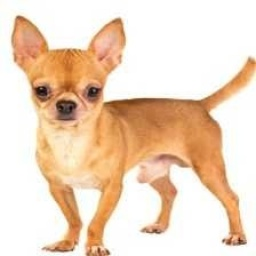
#> input picture 03_MLP/dataset/chihuahua/img1.jpg, 256 x 256 px; its folder holds only this picture in this run
$ python train_dog_classifier.py
#> lines starting #> are read from the running program, lines starting #| are printed output that depends on the picture
from pathlib import Path

import joblib
import numpy as np
from PIL import Image
from sklearn.metrics import accuracy_score, classification_report, confusion_matrix
from sklearn.model_selection import train_test_split
from sklearn.neural_network import MLPClassifier


BASE_DIR = Path(__file__).resolve().parent

DATASET_DIR = BASE_DIR / "dataset"
MODEL_PATH = BASE_DIR / "dog_classifier_model.joblib"

IMAGE_SIZE = (32, 32)
CLASSES = ["chihuahua", "pug"]


def preprocess_image(image_path):
    """
    Loads an image, converts it to grayscale, resizes it to 32x32,
    normalizes pixel values, and flattens it into a vector.
    """
    image = Image.open(image_path).convert("L")
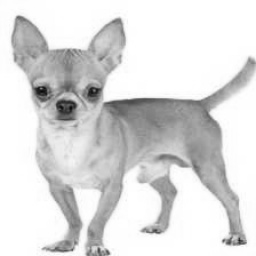
#> image: PIL image 256x256 L; min 8, max 255, mean 219.5
    image = image.resize(IMAGE_SIZE)
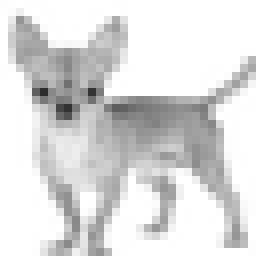
#> image: PIL image 32x32 L (shown 8 times larger); min 45, max 255, mean 219.3

    image_array = np.array(image, dtype=np.float32) / 255.0

    return image_array.flatten()


def load_dataset():
    """
    Loads all images from the dataset folder.

    Expected folder structure:
    dataset/
    ├── chihuahua/
    └── pug/
    """
    inputs = []
    labels = []

    for label, class_name in enumerate(CLASSES):
        class_folder = DATASET_DIR / class_name

        if not class_folder.exists():
            raise FileNotFoundError(f"Folder not found: {class_folder}")

        image_files = list(class_folder.glob("*.jpg")) + list(class_folder.glob("*.png"))

        for image_path in image_files:
            image_vector = preprocess_image(image_path)
#> image_vector = 1024 values, max 1 at index 2, min 0.176 at index 357, mean 0.86
            inputs.append(image_vector)
            labels.append(label)
#> pass 2 of the loop in load_dataset, `for label, class_name in enumerate(CLASSES):`:
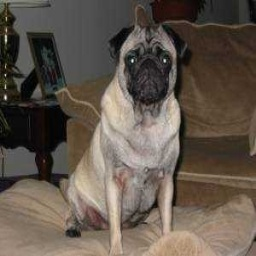
#> input picture 03_MLP/dataset/pug/img1.jpg, 256 x 256 px
#> in preprocess_image (call 2), `image = Image.open(image_path).convert("L")`:
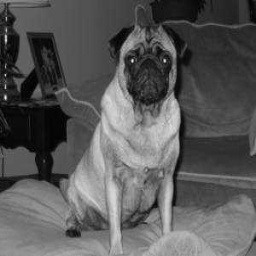
#> image: PIL image 256x256 L; min 0, max 243, mean 89
#> in preprocess_image (call 2), `image = image.resize(IMAGE_SIZE)`:
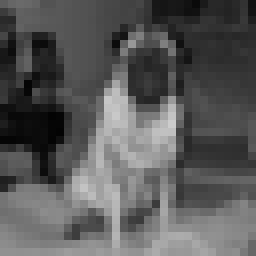
#> image: PIL image 32x32 L (shown 8 times larger); min 3, max 204, mean 89
#> image_vector = 1024 values, max 0.8 at index 501, min 0.0118 at index 454, mean 0.349

    return np.array(inputs), np.array(labels)


def main():
    print("Loading dataset...")

    inputs, labels = load_dataset()
#> labels = [0, 1]

    print(f"Total images: {len(inputs)}")
#| Total images: 2
    print(f"Image vector size: {inputs.shape[1]}")
#| Image vector size: 1024
    print(f"Classes: {CLASSES}")

#> (the run stopped early here; a loop or call above may not have finished)
